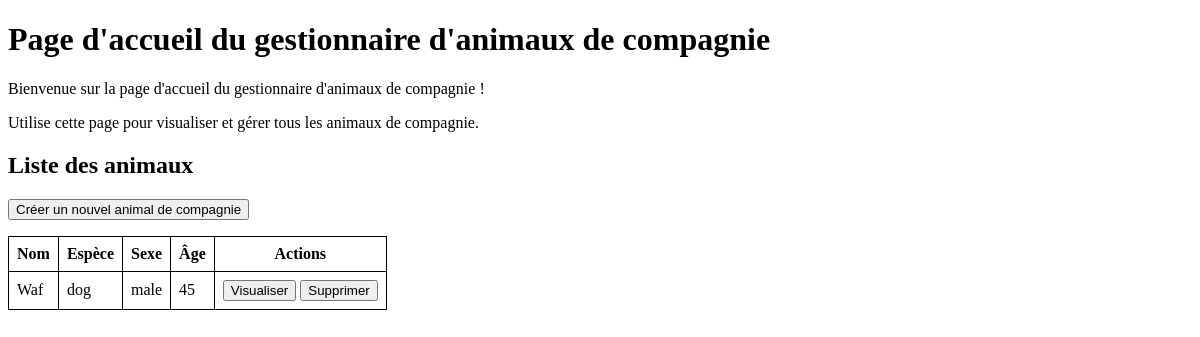
Before: /mini-projet/index.php with the older database file.
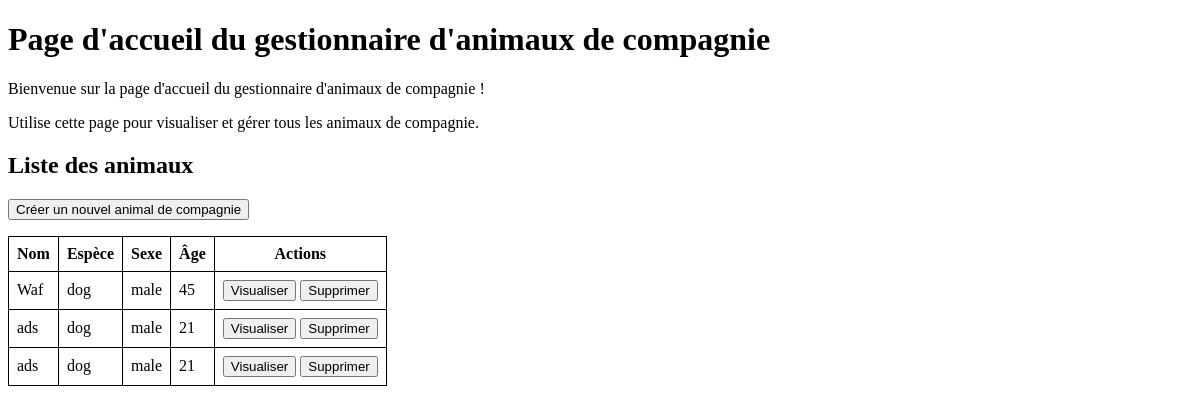
After: the same page with the newer database file.
### tables this page shows
CREATE TABLE pets (
    id INTEGER PRIMARY KEY AUTOINCREMENT,
    name TEXT NOT NULL,
    species TEXT NOT NULL,
    nickname TEXT,
    sex TEXT NOT NULL,
    age INTEGER NOT NULL,
    color TEXT,
    personalities TEXT,
    size FLOAT,
    notes TEXT
);

### mini-projet/functions.php (called while the page is built, shortened)
<?php
require "database.php";
function getPets() {
    global $pdo;
    $sql = "SELECT * FROM pets";
    $pets = $pdo->query($sql);
    $pets = $pets->fetchAll();
    return $pets;
}

### mini-projet/index.php (the view, shortened to what this page needs)
<?php
require 'functions.php';
$pets = getPets();
?>
<!DOCTYPE html>
<html lang="en">
<head>
    <link rel="stylesheet" href="style.css">
</head>
<body>
    <h1>Page d'accueil du gestionnaire d'animaux de compagnie</h1>
    <p>Bienvenue sur la page d'accueil du gestionnaire d'animaux de compagnie !</p>
    <p>Utilise cette page pour visualiser et gérer tous les animaux de compagnie.</p>
    <h2>Liste des animaux</h2>
    <p><a href="create.php"><button>Créer un nouvel animal de compagnie</button></a></p>
    <table>
        <thead>
            <tr>
                <th>Nom</th>
                <th>Espèce</th>
                <th>Sexe</th>
                <th>Âge</th>
                <th>Actions</th>
            </tr>
        </thead>
        <tbody>
            <?php foreach ($pets as $pet) { ?>
                <tr>
                    <td><?= $pet['name'] ?></td>
                    <td><?= $pet['species'] ?></td>
                    <td><?= $pet['sex'] ?></td>
                    <td><?= $pet['age'] ?></td>
                    <td>
                        <a href="view.php?id=<?= $pet['id'] ?>"><button>Visualiser</button></a>
                        <a href="delete.php?id=<?= $pet['id'] ?>"><button>Supprimer</button></a>
                    </td>
                </tr>
            <?php } ?>
        </tbody>
    </table>
</body>
</html>

### mini-projet/style.css (style rules this page uses)
table, th, td { border: 1px solid black; border-collapse: collapse; padding: 8px; }

Changed rows visible on the page:
added pets: name "ads", species "dog", sex "male", age "21"
added pets: name "ads", species "dog", sex "male", age "21"
